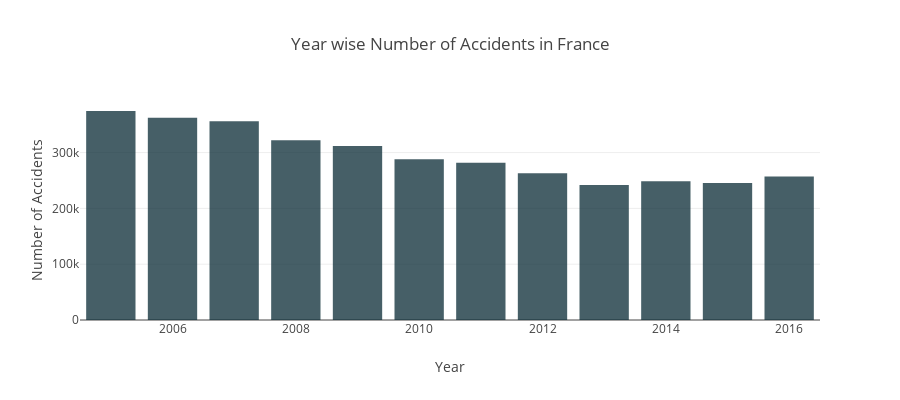

The notebook cell this image was saved under:
### Code cell
# function to aggregate and return keys and values
def create_stack_bar_data(col, df):
    aggregated = df[col].value_counts().sort_index()
    x_values = aggregated.index.tolist()
    y_values = aggregated.values.tolist()
    return x_values, y_values

x1, y1 = create_stack_bar_data('an', accidents)

for i in range(len(x1)):
    x1[i] += 2000

#x1 = x1[:-1]
#y1 = y1[:-1]
color1 = ['#092a35']*9
color2 = ['#a2738c']*3
color1.extend(color2)
trace1 = go.Bar(x=x1, y=y1, opacity=0.75, name="year count", marker = dict(color = '#092a35'))
layout = dict(height=400, title='Year wise Number of Accidents in France', legend=dict(orientation="h"), 
              xaxis = dict(title = 'Year'), yaxis = dict(title = 'Number of Accidents'))
fig = go.Figure(data=[trace1], layout=layout);
iplot(fig);

### Figure 1 — Plotly figure (JSON) as saved in the notebook; plotly's stock layout.template omitted (floating-point values rounded to 4 significant figures)
{"data": [{"marker": {"color": "#092a35"}, "name": "year count", "opacity": 0.75, "type": "bar", "uid": "1b351c06-996a-11e9-b0d4-9801a7b688a9", "x": [2005, 2006, 2007, 2008, 2009, 2010, 2011, 2012, 2013, 2014, 2015, 2016], "y": [374561, 362507, 356228, 322196, 311706, 288112, 281675, 263194, 242163, 248642, 245706, 257286]}], "layout": {"height": 400, "legend": {"orientation": "h"}, "title": "Year wise Number of Accidents in France", "xaxis": {"title": "Year"}, "yaxis": {"title": "Number of Accidents"}}}
